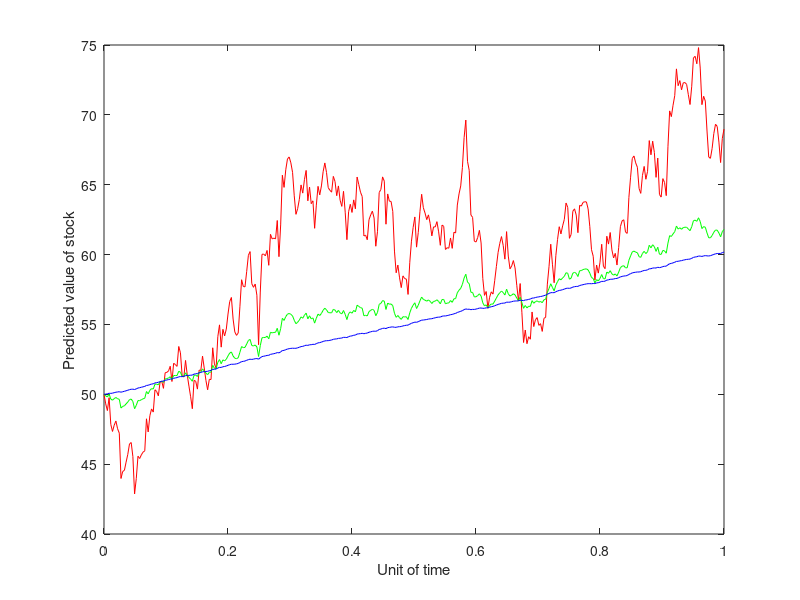

Write MATLAB code to recreate this figure.
close all;
clc;

t = 1; 
n = 365; % defines the number of the divisions of the time 't'
dt = t/n; % 1 trading unit of time
t_grid = 0:dt:t; % defines the duration of trading
A = randn(1,n); % defines a Gaussian random variable of n values.
dz = sqrt(dt)*A; % describes the Geometric Brownian motion
s_0 = 50; % defines the initial value of the stock.
mu = 0.2; % defines the drift of the equity.
sigma_1 = 0.5; % defines the volatility of the stock.
sigma_2 = 0.1; % defines the volatility of the stock.
sigma_3 = 0.01; % defines the volatility of the stock.

Z = zeros(1,n);% defines an array of n zeros, which will contain the cumulative sum of change in stock price.
X = zeros(1,n);
Y = zeros(1,n);
ds_1 = mu*s_0*dt+sigma_1*s_0*dz; % calculates the change in value of the stock based on the formula used in the Geometric Brownian Model.
ds_2 = mu*s_0*dt+sigma_2*s_0*dz;
ds_3 = mu*s_0*dt+sigma_3*s_0*dz;
Z(1) = ds_1(1); % lines 16-19 contain the cumulative sum of the change in value of the stock over every trading day.
X(1) = ds_2(1);
Y(1) = ds_3(1);
for i = 2:n
    Z(i) = Z(i-1) + ds_1(i);
    X(i) = X(i-1) + ds_2(i);
    Y(i) = Y(i-1) + ds_3(i);
end

st_1 = s_0 + Z; % st_1 shows the value of the stock after 't_grid' days of trading
st_2 = s_0 + X; 
st_3 = s_0 + Y; 

figure(1); % plots the future values of the stock based on given parameters of sigma, mu, ds and dz as used in the equation on line 
plot(t_grid,[s_0,st_1],'-r');
hold on;
plot(t_grid,[s_0,st_2],'-g');
hold on;
plot(t_grid,[s_0,st_3],'-b');

xlabel('Unit of time');
ylabel('Predicted value of stock');

%% As we notice from the plot, as the value of sigma changes from 0.5 to 0.01, the deviations of the stock decreases as the volatility decreases and hence the fluctuations in the values of the stock decreases. 

%% We also notice on changing the mu values the amplitude of the stock increases, hence the maximum value of the stock throughout the trading period increases.